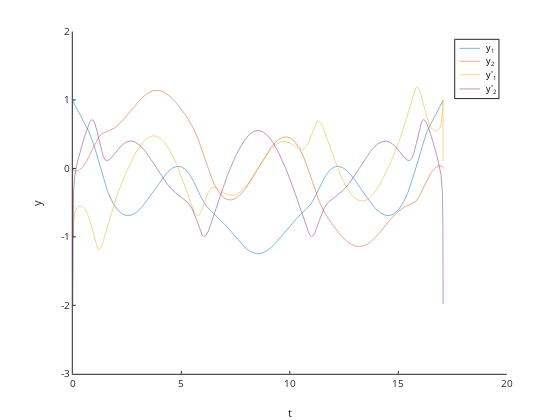

The notebook cell saved with this chart:
### Markdown cell above
`OTP` has built-in plotting capabilities for visualizing the computed problem solution.  For small problems it is possible to plot the solution trajectory using the `plot` function.

### Code cell
# Create the Arenstorf orbit problem
problem = otp.arenstorf.presets.Canonical;

# Compute the solution
sol = problem.solve('RelTol', 1e-10);

# Create solution plot
problem.plot(sol)

### Figure 1 — Plotly figure (JSON) as saved in the notebook; plotly's stock layout.template omitted (floating-point values rounded to 4 significant figures; data arrays with more than 128 entries replaced by an {"elided": "..."} marker saying what was removed)
{"data": [{"line": {"color": "rgb(0,113,188)", "dash": "solid", "width": 0.5}, "marker": {"color": "rgb(0,113,188)", "line": {"color": "rgb(0,113,188)"}, "size": 6, "symbol": "none"}, "mode": "lines", "name": "y_{1}", "showlegend": true, "type": "scatter", "visibility": true, "x": {"elided": "1905 float values"}, "xaxis": "x", "y": {"elided": "1905 float values"}, "yaxis": "y"}, {"line": {"color": "rgb(216,82,24)", "dash": "solid", "width": 0.5}, "marker": {"color": "rgb(216,82,24)", "line": {"color": "rgb(216,82,24)"}, "size": 6, "symbol": "none"}, "mode": "lines", "name": "y_{2}", "showlegend": true, "type": "scatter", "visibility": true, "x": {"elided": "1905 float values"}, "xaxis": "x", "y": {"elided": "1905 float values"}, "yaxis": "y"}, {"line": {"color": "rgb(236,176,31)", "dash": "solid", "width": 0.5}, "marker": {"color": "rgb(236,176,31)", "line": {"color": "rgb(236,176,31)"}, "size": 6, "symbol": "none"}, "mode": "lines", "name": "y'_{1}", "showlegend": true, "type": "scatter", "visibility": true, "x": {"elided": "1905 float values"}, "xaxis": "x", "y": {"elided": "1905 float values"}, "yaxis": "y"}, {"line": {"color": "rgb(125,46,141)", "dash": "solid", "width": 0.5}, "marker": {"color": "rgb(125,46,141)", "line": {"color": "rgb(125,46,141)"}, "size": 6, "symbol": "none"}, "mode": "lines", "name": "y'_{2}", "showlegend": true, "type": "scatter", "visibility": true, "x": {"elided": "1905 float values"}, "xaxis": "x", "y": {"elided": "1905 float values"}, "yaxis": "y"}, {"hoverinfo": "none", "line": {"color": "rgb(0,113,188)", "dash": "solid", "width": 0.5}, "marker": {"color": "rgb(0,113,188)", "line": {"color": "rgb(0,113,188)"}, "size": 6, "symbol": "none"}, "mode": "lines", "name": "", "showlegend": false, "type": "scatter", "visibility": true, "x": [3, 18], "xaxis": "x2", "y": [6.15, 6.15], "yaxis": "y2"}, {"hoverinfo": "none", "line": {"color": "rgb(216,82,24)", "dash": "solid", "width": 0.5}, "marker": {"color": "rgb(216,82,24)", "line": {"color": "rgb(216,82,24)"}, "size": 6, "symbol": "none"}, "mode": "lines", "name": "", "showlegend": false, "type": "scatter", "visibility": true, "x": [3, 18], "xaxis": "x2", "y": [15.45, 15.45], "yaxis": "y2"}, {"hoverinfo": "none", "line": {"color": "rgb(236,176,31)", "dash": "solid", "width": 0.5}, "marker": {"color": "rgb(236,176,31)", "line": {"color": "rgb(236,176,31)"}, "size": 6, "symbol": "none"}, "mode": "lines", "name": "", "showlegend": false, "type": "scatter", "visibility": true, "x": [3, 18], "xaxis": "x2", "y": [25.21, 25.21], "yaxis": "y2"}, {"hoverinfo": "none", "line": {"color": "rgb(125,46,141)", "dash": "solid", "width": 0.5}, "marker": {"color": "rgb(125,46,141)", "line": {"color": "rgb(125,46,141)"}, "size": 6, "symbol": "none"}, "mode": "lines", "name": "", "showlegend": false, "type": "scatter", "visibility": true, "x": [3, 18], "xaxis": "x2", "y": [35.42, 35.42], "yaxis": "y2"}], "layout": {"annotations": [{"font": {"color": "rgb(0, 0, 0)", "size": 9}, "showarrow": false, "text": "y<sub>1</sub>", "x": 21, "xanchor": "left", "xref": "x2", "y": 6.15, "yanchor": "middle", "yref": "y2"}, {"font": {"color": "rgb(0, 0, 0)", "size": 9}, "showarrow": false, "text": "y<sub>2</sub>", "x": 21, "xanchor": "left", "xref": "x2", "y": 15.45, "yanchor": "middle", "yref": "y2"}, {"font": {"color": "rgb(0, 0, 0)", "size": 9}, "showarrow": false, "text": "y'<sub>1</sub>", "x": 21, "xanchor": "left", "xref": "x2", "y": 25.21, "yanchor": "middle", "yref": "y2"}, {"font": {"color": "rgb(0, 0, 0)", "size": 9}, "showarrow": false, "text": "y'<sub>2</sub>", "x": 21, "xanchor": "left", "xref": "x2", "y": 35.42, "yanchor": "middle", "yref": "y2"}], "height": 420, "hovermode": "closest", "margin": {"b": 0, "l": 0, "r": 0, "t": 0}, "plot_bgcolor": "rgba(0, 0, 0, 0)", "showlegend": false, "width": 560, "xaxis": {"anchor": "y", "autorange": false, "domain": [0.13, 0.905], "exponentformat": "none", "gridcolor": "rgba(38,38,38,0.15)", "gridwidth": 1, "linecolor": "rgb(38,38,38)", "linewidth": 1, "mirror": false, "range": [0, 20], "showgrid": false, "showline": true, "side": "bottom", "spikedash": "solid", "spikemode": "across", "spikesides": false, "spikethickness": 1, "tickangle": 0, "tickcolor": "rgb(38,38,38)", "tickfont": {"color": "rgb(38,38,38)", "size": 10}, "ticklen": 3, "ticks": "inside", "ticktext": ["0", "5", "10", "15", "20"], "tickvals": [0, 5, 10, 15, 20], "title": {"font": {"color": "rgb(38,38,38)", "size": 11}, "text": "t"}, "type": "linear", "visible": true, "zeroline": false}, "xaxis2": {"anchor": "y2", "autorange": false, "domain": [0.8129, 0.8901], "exponentformat": "none", "fixedrange": true, "gridcolor": "rgba(38,38,38,0.15)", "gridwidth": 1, "linecolor": "rgb(38,38,38)", "linewidth": 1, "mirror": true, "range": [0, 31.21], "showgrid": false, "showline": true, "showspikes": false, "side": "bottom", "spikedash": "solid", "spikemode": "across", "spikesides": false, "spikethickness": 1, "tickangle": 0, "tickcolor": "rgb(38,38,38)", "tickfont": {"color": "rgb(38,38,38)", "size": 9}, "ticklen": 3, "ticks": "", "ticktext": [], "tickvals": [], "title": {"font": {"color": "rgb(0, 0, 0)", "size": 9.9}, "text": ""}, "type": "linear", "visible": true, "zeroline": false}, "yaxis": {"anchor": "x", "autorange": false, "domain": [0.11, 0.925], "exponentformat": "none", "gridcolor": "rgba(38,38,38,0.15)", "gridwidth": 1, "linecolor": "rgb(38,38,38)", "linewidth": 1, "mirror": false, "range": [-3, 2], "showgrid": false, "showline": true, "side": "left", "spikedash": "solid", "spikemode": "across", "spikesides": false, "spikethickness": 1, "tickangle": 0, "tickcolor": "rgb(38,38,38)", "tickfont": {"color": "rgb(38,38,38)", "size": 10}, "ticklen": 3, "ticks": "inside", "ticktext": ["-3", "-2", "-1", "0", "1", "2"], "tickvals": [-3, -2, -1, 0, 1, 2], "title": {"font": {"color": "rgb(38,38,38)", "size": 11}, "text": "y"}, "type": "linear", "visible": true, "zeroline": false}, "yaxis2": {"anchor": "x2", "autorange": false, "domain": [0.7665, 0.9052], "exponentformat": "none", "fixedrange": true, "gridcolor": "rgba(38,38,38,0.15)", "gridwidth": 1, "linecolor": "rgb(38,38,38)", "linewidth": 1, "mirror": true, "range": [42.02, 0], "showgrid": false, "showline": true, "showspikes": false, "side": "left", "spikedash": "solid", "spikemode": "across", "spikesides": false, "spikethickness": 1, "tickangle": 0, "tickcolor": "rgb(38,38,38)", "tickfont": {"color": "rgb(38,38,38)", "size": 9}, "ticklen": 3, "ticks": "", "ticktext": [], "tickvals": [], "title": {"font": {"color": "rgb(0, 0, 0)", "size": 9.9}, "text": ""}, "type": "linear", "visible": true, "zeroline": false}}}
